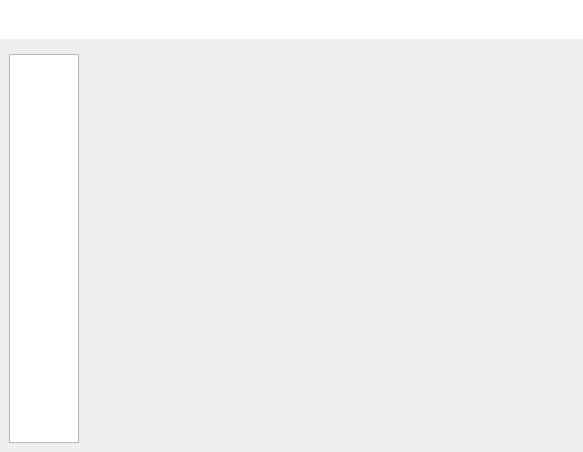
<?xml version="1.0" encoding="UTF-8"?>
<ui version="4.0">
 <class>FormDebugerMachine</class>
 <widget class="QWidget" name="FormDebugerMachine">
  <property name="geometry">
   <rect>
    <x>0</x>
    <y>0</y>
    <width>583</width>
    <height>452</height>
   </rect>
  </property>
  <property name="windowTitle">
   <string>Form</string>
  </property>
  <layout class="QVBoxLayout" name="verticalLayout">
   <property name="leftMargin">
    <number>0</number>
   </property>
   <property name="topMargin">
    <number>0</number>
   </property>
   <property name="rightMargin">
    <number>0</number>
   </property>
   <property name="bottomMargin">
    <number>0</number>
   </property>
   <item>
    <widget class="QWidget" name="widget" native="true">
     <property name="sizePolicy">
      <sizepolicy hsizetype="Expanding" vsizetype="Maximum">
       <horstretch>0</horstretch>
       <verstretch>0</verstretch>
      </sizepolicy>
     </property>
     <property name="styleSheet">
      <string notr="true">color:black;background:white</string>
     </property>
     <layout class="QHBoxLayout" name="horizontalLayout">
      <property name="spacing">
       <number>0</number>
      </property>
      <property name="leftMargin">
       <number>0</number>
      </property>
      <property name="topMargin">
       <number>0</number>
      </property>
      <property name="rightMargin">
       <number>0</number>
      </property>
      <property name="bottomMargin">
       <number>0</number>
      </property>
      <item>
       <widget class="QToolButton" name="button_left_page">
        <property name="styleSheet">
         <string notr="true">background:white;</string>
        </property>
        <property name="text">
         <string/>
        </property>
        <property name="icon">
         <iconset resource="resources.qrc">
          <normaloff>:/Files/images/left_page.png</normaloff>:/Files/images/left_page.png</iconset>
        </property>
        <property name="iconSize">
         <size>
          <width>32</width>
          <height>32</height>
         </size>
        </property>
        <property name="autoRaise">
         <bool>true</bool>
        </property>
       </widget>
      </item>
      <item>
       <widget class="QToolButton" name="button_left">
        <property name="styleSheet">
         <string notr="true">background:white;</string>
        </property>
        <property name="text">
         <string/>
        </property>
        <property name="icon">
         <iconset resource="resources.qrc">
          <normaloff>:/Files/images/left.png</normaloff>:/Files/images/left.png</iconset>
        </property>
        <property name="iconSize">
         <size>
          <width>32</width>
          <height>32</height>
         </size>
        </property>
        <property name="autoRaise">
         <bool>true</bool>
        </property>
       </widget>
      </item>
      <item>
       <widget class="FormLineWidget" name="widget_line" native="true"/>
      </item>
      <item>
       <widget class="QToolButton" name="button_right">
        <property name="styleSheet">
         <string notr="true">background:white;</string>
        </property>
        <property name="text">
         <string/>
        </property>
        <property name="icon">
         <iconset resource="resources.qrc">
          <normaloff>:/Files/images/right.png</normaloff>:/Files/images/right.png</iconset>
        </property>
        <property name="iconSize">
         <size>
          <width>32</width>
          <height>32</height>
         </size>
        </property>
        <property name="autoRaise">
         <bool>true</bool>
        </property>
       </widget>
      </item>
      <item>
       <widget class="QToolButton" name="button_right_page">
        <property name="styleSheet">
         <string notr="true">background:white;</string>
        </property>
        <property name="text">
         <string/>
        </property>
        <property name="icon">
         <iconset resource="resources.qrc">
          <normaloff>:/Files/images/right_page.png</normaloff>:/Files/images/right_page.png</iconset>
        </property>
        <property name="iconSize">
         <size>
          <width>32</width>
          <height>32</height>
         </size>
        </property>
        <property name="autoRaise">
         <bool>true</bool>
        </property>
       </widget>
      </item>
     </layout>
    </widget>
   </item>
   <item>
    <widget class="QWidget" name="left_panel" native="true">
     <property name="sizePolicy">
      <sizepolicy hsizetype="Preferred" vsizetype="Preferred">
       <horstretch>0</horstretch>
       <verstretch>0</verstretch>
      </sizepolicy>
     </property>
     <layout class="QHBoxLayout" name="horizontalLayout_2">
      <item alignment="Qt::AlignLeft">
       <widget class="QFrame" name="_tests_frame">
        <property name="sizePolicy">
         <sizepolicy hsizetype="Expanding" vsizetype="Expanding">
          <horstretch>1</horstretch>
          <verstretch>0</verstretch>
         </sizepolicy>
        </property>
        <property name="frameShape">
         <enum>QFrame::NoFrame</enum>
        </property>
        <property name="frameShadow">
         <enum>QFrame::Raised</enum>
        </property>
        <layout class="QVBoxLayout" name="verticalLayout_2">
         <property name="leftMargin">
          <number>0</number>
         </property>
         <property name="topMargin">
          <number>0</number>
         </property>
         <property name="rightMargin">
          <number>0</number>
         </property>
         <property name="bottomMargin">
          <number>0</number>
         </property>
         <item>
          <widget class="QListView" name="_test_list">
           <property name="sizePolicy">
            <sizepolicy hsizetype="Preferred" vsizetype="Preferred">
             <horstretch>0</horstretch>
             <verstretch>0</verstretch>
            </sizepolicy>
           </property>
          </widget>
         </item>
        </layout>
       </widget>
      </item>
      <item>
       <widget class="FormEditorWidget" name="widget_editor" native="true">
        <property name="sizePolicy">
         <sizepolicy hsizetype="Expanding" vsizetype="Expanding">
          <horstretch>9</horstretch>
          <verstretch>0</verstretch>
         </sizepolicy>
        </property>
       </widget>
      </item>
     </layout>
    </widget>
   </item>
  </layout>
 </widget>
 <customwidgets>
  <customwidget>
   <class>FormEditorWidget</class>
   <extends>QWidget</extends>
   <header>formeditorwidget.h</header>
   <container>1</container>
  </customwidget>
  <customwidget>
   <class>FormLineWidget</class>
   <extends>QWidget</extends>
   <header>formlinewidget.h</header>
   <container>1</container>
  </customwidget>
 </customwidgets>
 <resources>
  <include location="resources.qrc"/>
 </resources>
 <connections/>
</ui>
